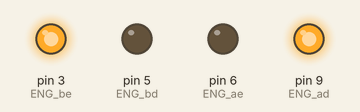
Recording of a sketch running on a simulated Arduino Uno, built with avr-gcc and run on an emulated ATmega328P. Shown: output pins drawn as LEDs (lit = HIGH).

Above: at 0.5 s.
At 1.5 s:
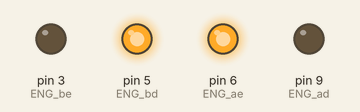
At 5.5 s:
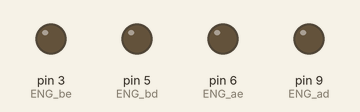
Timing chart, 0 to 6.9 s (numbered marks = the images above):
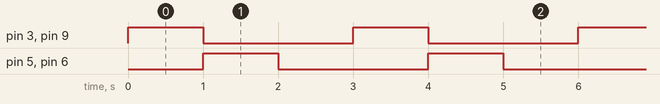

Measured:
- by itself, pin 3 (ENG_be), pin 5 (ENG_bd), pin 6 (ENG_ae), pin 9 (ENG_ad): alternates HIGH for 1.0 s and LOW for 2.0 s
- by itself, everything shown: repeats every 3.0 s, in 3 steps

The sketch:

engine.ino
```cpp
#define ENG_ad 9
#define ENG_ae 6
#define ENG_bd 5
#define ENG_be 3

void setup()
{

}

void loop()
{
  analogWrite(ENG_ad, 255);
  analogWrite(ENG_be, 255);
  analogWrite(ENG_ae, 0);
  analogWrite(ENG_bd, 0);

  delay(1000);

  analogWrite(ENG_ad, 0);
  analogWrite(ENG_be, 0);
  analogWrite(ENG_ae, 255);
  analogWrite(ENG_bd, 255);

  delay(1000);

  analogWrite(ENG_ad, 0);
  analogWrite(ENG_be, 0);
  analogWrite(ENG_ae, 0);
  analogWrite(ENG_bd, 0);

  delay(1000);
}
```
